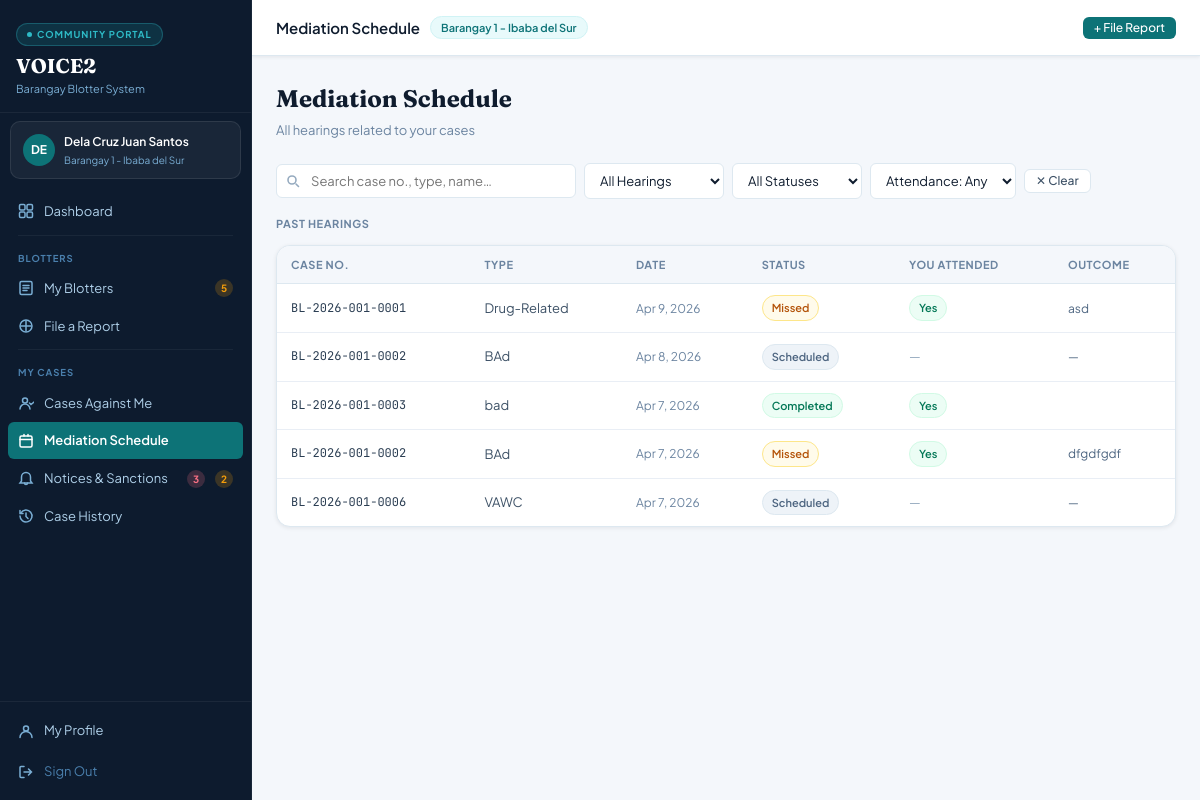
Page /community-portal/index.php?page=mediation (signed in) on the committed database.
### tables this page shows
CREATE TABLE `barangays` (
  `id` int(10) UNSIGNED NOT NULL,
  `name` varchar(120) NOT NULL,
  `municipality` varchar(120) NOT NULL,
  `province` varchar(120) DEFAULT NULL,
  `psgc_code` varchar(20) DEFAULT NULL,
  `contact_no` varchar(20) DEFAULT NULL,
  `email` varchar(120) DEFAULT NULL,
  `address` text DEFAULT NULL,
  `captain_name` varchar(120) DEFAULT NULL,
  `is_active` tinyint(1) NOT NULL DEFAULT 1,
  `created_at` datetime NOT NULL DEFAULT current_timestamp(),
  `updated_at` datetime NOT NULL DEFAULT current_timestamp() ON UPDATE current_timestamp()
);

CREATE TABLE `mediation_schedules` (
  `id` int(10) UNSIGNED NOT NULL,
  `blotter_id` int(10) UNSIGNED NOT NULL,
  `barangay_id` int(10) UNSIGNED NOT NULL,
  `mediator_user_id` int(10) UNSIGNED DEFAULT NULL,
  `hearing_date` date NOT NULL,
  `hearing_time` time NOT NULL,
  `venue` varchar(200) DEFAULT NULL,
  `status` enum('scheduled','completed','missed','rescheduled','cancelled') NOT NULL DEFAULT 'scheduled',
  `complainant_attended` tinyint(1) DEFAULT NULL,
  `respondent_attended` tinyint(1) DEFAULT NULL,
  `no_show_by` enum('none','complainant','respondent','both') NOT NULL DEFAULT 'none' COMMENT 'Who failed to attend',
  `reschedule_date` date DEFAULT NULL COMMENT 'New date when result is rescheduled',
  `reschedule_time` time DEFAULT NULL,
  `missed_session` tinyint(1) NOT NULL DEFAULT 0 COMMENT '1 = counted as a missed session (no-show)',
  `notified_at` datetime DEFAULT NULL COMMENT 'When overdue notification was sent to officer',
  `action_issued` tinyint(1) NOT NULL DEFAULT 0 COMMENT '1 = CFA or dismissal action already issued from this session',
  `action_type` varchar(50) DEFAULT NULL COMMENT 'cfa_issued | dismissed | warning_sent | rescheduled_1st | rescheduled_2nd',
  `penalty_issued` tinyint(1) NOT NULL DEFAULT 0 COMMENT '1 = no-show penalty already issued',
  `outcome` text DEFAULT NULL,
  `next_steps` text DEFAULT NULL,
  `notify_sms` tinyint(1) NOT NULL DEFAULT 1,
  `notify_inapp` tinyint(1) NOT NULL DEFAULT 1,
  `created_at` datetime NOT NULL DEFAULT current_timestamp(),
  `updated_at` datetime NOT NULL DEFAULT current_timestamp() ON UPDATE current_timestamp()
);

CREATE TABLE `blotters` (
  `id` int(10) UNSIGNED NOT NULL,
  `case_number` varchar(30) NOT NULL,
  `barangay_id` int(10) UNSIGNED NOT NULL,
  `complainant_user_id` int(10) UNSIGNED DEFAULT NULL,
  `respondent_user_id` int(10) UNSIGNED DEFAULT NULL,
  `complainant_name` varchar(200) NOT NULL,
  `complainant_contact` varchar(20) DEFAULT NULL,
  `complainant_address` text DEFAULT NULL,
  `respondent_name` varchar(200) NOT NULL DEFAULT 'Unknown',
  `respondent_contact` varchar(20) DEFAULT NULL,
  `respondent_address` text DEFAULT NULL,
  `incident_type` varchar(100) NOT NULL,
  `violation_level` enum('minor','moderate','serious','critical') NOT NULL,
  `incident_date` date NOT NULL,
  `incident_time` time DEFAULT NULL,
  `incident_location` text DEFAULT NULL,
  `incident_lat` decimal(10,7) DEFAULT NULL,
  `incident_lng` decimal(10,7) DEFAULT NULL,
  `narrative` text DEFAULT NULL,
  `prescribed_action` enum('document_only','mediation','refer_barangay','refer_police','refer_vawc','escalate_municipality','pending') NOT NULL DEFAULT 'pending',
  `status` enum('pending_review','active','mediation_set','escalated','resolved','closed','transferred','dismissed','cfa_issued','repudiated') NOT NULL DEFAULT 'pending_review',
  `assigned_officer_id` int(10) UNSIGNED DEFAULT NULL,
  `filed_by_user_id` int(10) UNSIGNED DEFAULT NULL,
  `remarks` text DEFAULT NULL,
  `complainant_missed` tinyint(3) UNSIGNED NOT NULL DEFAULT 0 COMMENT 'How many mediation sessions complainant missed',
  `respondent_missed` tinyint(3) UNSIGNED NOT NULL DEFAULT 0 COMMENT 'How many mediation sessions respondent missed',
  `created_at` datetime NOT NULL DEFAULT current_timestamp(),
  `updated_at` datetime NOT NULL DEFAULT current_timestamp() ON UPDATE current_timestamp()
);

### community-portal/pages/mediation.php (the view, shortened to what the rows shown need)
<?php
$uid = (int)$user['id'];
$uname = $user['name'] ?? '';
$name_parts = array_filter(preg_split('/[\s,]+/', $uname), fn($p) => strlen($p) > 2);
$name_likes = implode(' AND ', array_map(fn($p) => "b.respondent_name LIKE '%" . addslashes($p) . "%'", $name_parts));
$name_likes_plain = $name_likes ?: "1=0";
$case_scope = "(b.complainant_user_id = $uid OR b.respondent_user_id = $uid OR (b.respondent_user_id IS NULL AND ($name_likes_plain)))";
$upcoming = []; $past = [];
try {
    $past = $pdo->query("
        SELECT
            ms.hearing_date,
            ms.hearing_time,
            ms.venue,
            ms.status,
            ms.outcome,
            b.complainant_name,
            b.respondent_name,
            CASE
                WHEN b.complainant_user_id = $uid THEN ms.complainant_attended
                ELSE ms.respondent_attended
            END AS my_attended,
            b.case_number,
            b.incident_type
        FROM mediation_schedules ms
        JOIN blotters b ON b.id = ms.blotter_id
        WHERE
            $case_scope
            AND (
                ms.status != 'scheduled'
                OR ms.hearing_date < CURDATE()
            )
        ORDER BY ms.hearing_date DESC, ms.hearing_time DESC
        LIMIT 20
    ")->fetchAll();
} catch (PDOException $e) {}
$sc = ['completed'=>'ch-green','cancelled'=>'ch-rose','missed'=>'ch-amber','rescheduled'=>'ch-navy'];
?>
<div class="page-hdr">
  <div class="page-hdr-left"><h2>Mediation Schedule</h2><p>All hearings related to your cases</p></div>
</div>
<?php if (!empty($past)): ?>
<div id="section-past">
  <div class="card">
    <div class="tbl-wrap">
      <table>
        <thead>
          <tr>
            <th>Case No.</th>
            <th>Type</th>
            <th>Date</th>
            <th>Status</th>
            <th>You Attended</th>
            <th>Outcome</th>
          </tr>
        </thead>
        <tbody id="past-tbody">
        <?php foreach ($past as $h):
          $attended_val = $h['my_attended'] === null ? '' : ($h['my_attended'] ? 'yes' : 'no');
        ?>
          <tr class="med-past-row"
              data-section="past"
              data-status="<?= htmlspecialchars($h['status'], ENT_QUOTES) ?>"
              data-case="<?= htmlspecialchars(strtolower($h['case_number']), ENT_QUOTES) ?>"
              data-type="<?= htmlspecialchars(strtolower($h['incident_type']), ENT_QUOTES) ?>"
              data-complainant="<?= htmlspecialchars(strtolower($h['complainant_name'] ?? ''), ENT_QUOTES) ?>"
              data-respondent="<?= htmlspecialchars(strtolower($h['respondent_name'] ?? ''), ENT_QUOTES) ?>"
              data-attended="<?= $attended_val ?>">
            <td class="td-mono"><?= e($h['case_number']) ?></td>
            <td><?= e($h['incident_type']) ?></td>
            <td style="font-size:12px;color:var(--ink-400)"><?= date('M j, Y', strtotime($h['hearing_date'])) ?></td>
            <td><span class="chip <?= $sc[$h['status']]??'ch-slate' ?>"><?= ucwords(str_replace('_',' ',$h['status'])) ?></span></td>
            <td>
              <?php if ($h['my_attended'] !== null): ?>
                <span class="chip <?= $h['my_attended']?'ch-green':'ch-rose' ?>"><?= $h['my_attended']?'Yes':'No' ?></span>
              <?php else: ?>
                <span style="color:var(--ink-300)">—</span>
              <?php endif; ?>
            </td>
            <td style="font-size:12px;color:var(--ink-500);max-width:200px;white-space:normal"><?= e(mb_strimwidth($h['outcome']??'—',0,70,'…')) ?></td>
          </tr>
        <?php endforeach; ?>
        </tbody>
      </table>
    </div>
  </div>
</div>
<?php else: ?>
<div id="section-past" style="display:none">
  <div id="past-empty" style="display:none"></div>
</div>
<?php endif; ?>

### community-portal/index.php (shortened to what the rows shown need)
<?php
require_once '../connection/auth.php';
$user = currentUser();
$allowed = ['dashboard','my-blotters','file-report','assigned-cases','mediation','notices','history','profile'];
$page    = (isset($_GET['page']) && in_array($_GET['page'], $allowed)) ? $_GET['page'] : 'dashboard';
$titles = [
    'dashboard'      => 'Dashboard',
    'my-blotters'    => 'My Blotters',
    'file-report'    => 'File a Report',
    'assigned-cases' => 'Cases Against Me',
    'mediation'      => 'Mediation Schedule',
    'notices'        => 'Notices & Sanctions',
    'history'        => 'Case History',
    'profile'        => 'My Profile',
];
$bid = (int)$user['barangay_id'];
$bgy_name = 'Your Barangay';
try {
    $s = $pdo->prepare("SELECT name FROM barangays WHERE id = ? LIMIT 1");
    $s->execute([$bid]);
    $bgy_name = $s->fetchColumn() ?: $bgy_name;
} catch (PDOException $e) {}
?>
<!DOCTYPE html>
<html lang="en">
<head>
  <link rel="stylesheet" href="css/styles.css">
</head>
<body>
<div class="app">
  <aside class="sidebar">
    <div class="user-chip">
      <div>
        <div class="user-nm"><?= e($user['name'] ?? 'Resident') ?></div>
        <div class="user-bgy"><?= e($bgy_name) ?></div>
      </div>
    </div>
  </aside>
  <div class="main">
    <div class="topbar">
      <div class="topbar-left">
        <span class="topbar-title"><?= e($titles[$page]) ?></span>
        <span class="topbar-badge"><?= e($bgy_name) ?></span>
      </div>
    </div>
    <div class="content">
      <?php include "pages/{$page}.php"; ?>
    </div>
  </div>
</div>
</body>
</html>

### rows in the picture
barangays: name "Barangay 1 - Ibaba del Sur"
mediation_schedules: blotter.case_number "BL-2026-001-0001", blotter.incident_type "Drug-Related", hearing_date "Apr 9, 2026", status "Missed", shows "Yes", outcome "asd"
mediation_schedules: blotter.case_number "BL-2026-001-0002", blotter.incident_type "BAd", hearing_date "Apr 8, 2026", status "Scheduled", outcome "—"
mediation_schedules: blotter.case_number "BL-2026-001-0003", blotter.incident_type "bad", hearing_date "Apr 7, 2026", status "Completed", shows "Yes"
mediation_schedules: blotter.case_number "BL-2026-001-0002", blotter.incident_type "BAd", hearing_date "Apr 7, 2026", status "Missed", shows "Yes", outcome "dfgdfgdf"
mediation_schedules: blotter.case_number "BL-2026-001-0006", blotter.incident_type "VAWC", hearing_date "Apr 7, 2026", status "Scheduled", outcome "—"

### other values in the picture
substr($user['name'] ?? 'U', 0, 2) "DE"
$user['name'] "Dela Cruz Juan Santos"
$badge_blotters "5"
$badge_notices "3"
$badge_sanctions "2"
$titles[$page] "Mediation Schedule"
